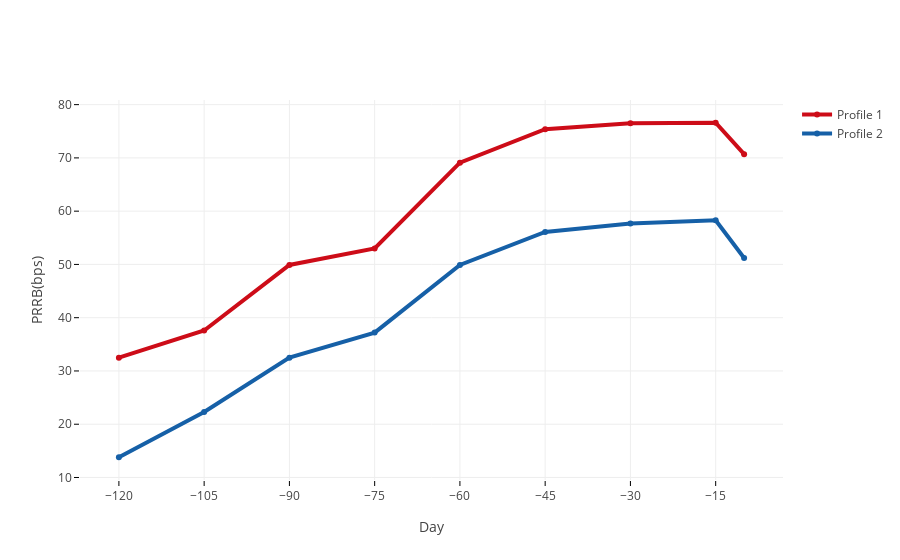

Write notebook code for a chart like this one.
### Code cell
# Add data
day = [-120,-105,-90, -75, -60, -45, -30, -15, -10, -1, 0, 1, 10, 15, 30, 45, 60, 75, 90,105,120]
profile_1 = [32.5, 37.6, 49.9, 53.0, 69.1, 75.4, 76.5, 76.6, 70.7]
profile_2 = [13.8, 22.3, 32.5, 37.2, 49.9, 56.1, 57.7, 58.3, 51.2]

# Create and style traces
trace0 = go.Scatter(
    x = day,
    y = profile_1,
    name = 'Profile 1',
    line = dict(
        color = ('rgb(205, 12, 24)'),
        width = 4)
)
trace1 = go.Scatter(
    x = day,
    y = profile_2,
    name = 'Profile 2',
    line = dict(
        color = ('rgb(22, 96, 167)'),
        width = 4,)
)

data = [trace0, trace1]

# Edit the layout

layout = go.Layout(
    xaxis=dict(
        title = 'Day',
        autotick=False,
        ticks='outside',
        tick0=0,
        dtick = 15,
        tickcolor='#000'
    ),
    yaxis=dict(
        title = 'PRRB(bps)',
        autotick=False,
        ticks='outside',
        tick0=0,
        dtick = 10,
        tickcolor='#000'
    )
)

fig = dict(data=data, layout=layout)
# iplot(fig, image='png')
# iplot(fig, image='svg')
# ply.image.save_as(fig, filename='20170813_saved-plot.png')
# Image('20170813_saved-plot.png')
# plot_mpl(fig, image='png')

### Figure 1 — Plotly figure (JSON) as saved in the notebook; plotly's stock layout.template omitted (floating-point values rounded to 4 significant figures)
{"data": [{"line": {"color": "rgb(205, 12, 24)", "width": 4}, "name": "Profile 1", "type": "scatter", "x": [-120, -105, -90, -75, -60, -45, -30, -15, -10, -1, 0, 1, 10, 15, 30, 45, 60, 75, 90, 105, 120], "y": [32.5, 37.6, 49.9, 53, 69.1, 75.4, 76.5, 76.6, 70.7]}, {"line": {"color": "rgb(22, 96, 167)", "width": 4}, "name": "Profile 2", "type": "scatter", "x": [-120, -105, -90, -75, -60, -45, -30, -15, -10, -1, 0, 1, 10, 15, 30, 45, 60, 75, 90, 105, 120], "y": [13.8, 22.3, 32.5, 37.2, 49.9, 56.1, 57.7, 58.3, 51.2]}], "layout": {"xaxis": {"autotick": false, "dtick": 15, "tick0": 0, "tickcolor": "#000", "ticks": "outside", "title": "Day"}, "yaxis": {"autotick": false, "dtick": 10, "tick0": 0, "tickcolor": "#000", "ticks": "outside", "title": "PRRB(bps)"}}}
